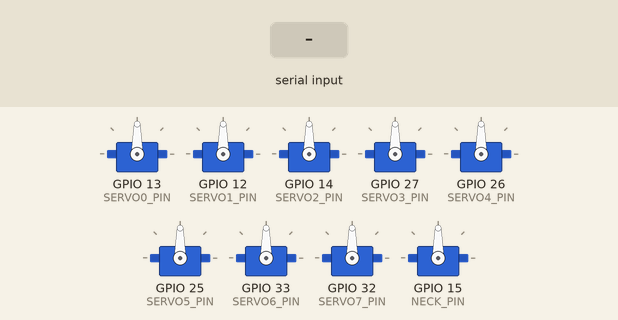
Recording of a sketch running on a simulated ESP32. On the bench: 9 × servo. The test bench sets the inputs (shaded band). Nothing arrives over Bluetooth unless stated; what the sketch prints to the serial monitor is not drawn.

Above: at 1.2 s.
1.3 s: "WALK\n" received over Serial
At 1.45 s:
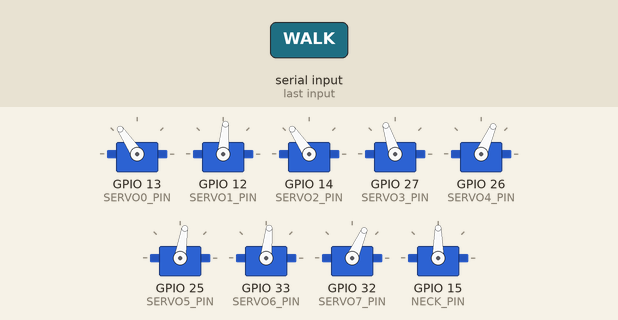
At 2.06 s:
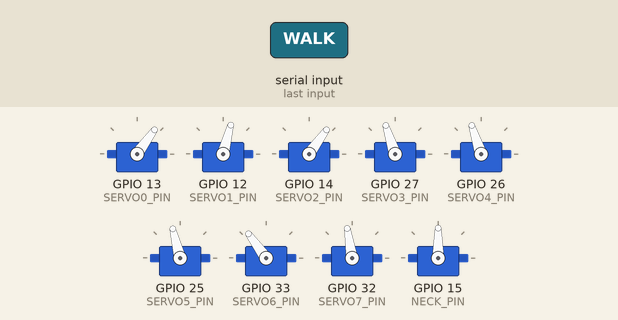
Timing chart, 0 to 29.4 s (numbered marks = the images above; inputs shaded):
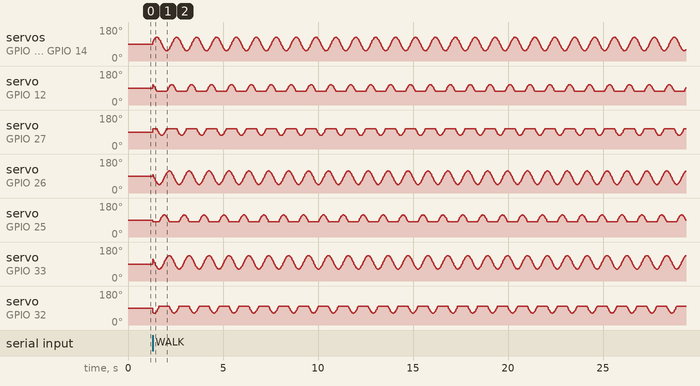

The sketch:

DOG_ESP32_8Servo.ino
```cpp
#include <ESP32Servo.h>
#include <math.h>

#if defined(ESP32)
#include "BluetoothSerial.h"
BluetoothSerial SerialBT;
#endif

// =====================================================
// CONFIGURATION
// =====================================================
#define SERVOMIN     1000
#define SERVOMAX     2000
#define CENTER       1500
#define NUM_SERVOS   8
#define DELAY_TIME   5
#define SPEED_FACTOR 0.5f
#define MAX_STEP     20
#define MOVE_STEPS   40
#define PLOT_MODE    true

// ================= SERVO PINS =================
#define SERVO0_PIN  13
#define SERVO1_PIN  12
#define SERVO2_PIN  14
#define SERVO3_PIN  27
#define SERVO4_PIN  26
#define SERVO5_PIN  25
#define SERVO6_PIN  33
#define SERVO7_PIN  32
#define NECK_PIN    15

// =====================================================
// SERVO OBJECTS
// =====================================================
Servo servos[NUM_SERVOS];
Servo neckServo;

// =====================================================
// GAIT PARAMETERS
// =====================================================
const float FREQUENCY = 0.006f;
const float AMPLITUDE = 200.0f;

const float off_set_walk[NUM_SERVOS] = { 0, -100, 0, 100, -50, -50, 50, 50 };

const float phase[NUM_SERVOS] = {
  PI + PI/8, PI/2 + PI + PI/8,
  PI/8, PI/2 + PI/8,
  -PI/8, PI/2 - PI/8,
  PI - PI/8, PI/2 + PI - PI/8
};

unsigned long currentMillis = 0;
unsigned long oldMillis = 0;
unsigned long innerTime = 0;

// =====================================================
// GLOBAL STATE
// =====================================================
float currentPos[NUM_SERVOS];
float targetPos[NUM_SERVOS];
float lastPulse[NUM_SERVOS];

enum Mode {
  MODE_IDLE,
  MODE_WALK_FORWARD,
  MODE_WALK_LEFT,
  MODE_WALK_RIGHT,
  MODE_SPOT_LEFT,
  MODE_SPOT_RIGHT
};
Mode currentMode = MODE_IDLE;

// =====================================================
// WRITE SERVO
// =====================================================
void writeServo(int i, float pulse) {
  pulse = constrain(pulse, SERVOMIN, SERVOMAX);
  servos[i].writeMicroseconds((int)pulse);
  lastPulse[i] = pulse;
}

// =====================================================
// INTERPOLATION MOVE
// =====================================================
void moveUntilReachedAll() {
  float startPos[NUM_SERVOS];
  for (int i = 0; i < NUM_SERVOS; i++)
    startPos[i] = currentPos[i];

  for (int step = 1; step <= MOVE_STEPS; step++) {
    float t = (float)step / MOVE_STEPS;

    for (int i = 0; i < NUM_SERVOS; i++) {
      currentPos[i] = startPos[i] + t * (targetPos[i] - startPos[i]);
      writeServo(i, currentPos[i]);
    }
    delay(DELAY_TIME);
  }

  for (int i = 0; i < NUM_SERVOS; i++) {
    currentPos[i] = targetPos[i];
    writeServo(i, currentPos[i]);
  }
}

// =====================================================
// IDLE UPDATE
// =====================================================
void updateAllServos() {
  for (int i = 0; i < NUM_SERVOS; i++) {
    float diff = targetPos[i] - currentPos[i];
    if (fabs(diff) > 1) {
      currentPos[i] += constrain(diff * SPEED_FACTOR, -MAX_STEP, MAX_STEP);
      writeServo(i, currentPos[i]);
    }
  }
  delay(DELAY_TIME);
}

// =====================================================
// WALK ENGINE
// =====================================================
void runWalkSequence(const float ampScale[NUM_SERVOS]) {
  oldMillis = currentMillis;
  currentMillis = millis();
  innerTime += currentMillis - oldMillis;

  float t = FREQUENCY * innerTime;

  for (int s = 0; s < NUM_SERVOS; s += 2) {
    float pulse = CENTER + off_set_walk[s]
      + ampScale[s] * AMPLITUDE * cos(t + phase[s]);
    writeServo(s, pulse);
  }

  for (int s = 1; s < NUM_SERVOS; s += 2) {
    float c = max(0.0f, cos(t + phase[s]));
    float pulse = CENTER + off_set_walk[s]
      + ampScale[s] * AMPLITUDE * c;
    writeServo(s, pulse);
  }

  delay(DELAY_TIME);
}

void runWalkForward() {
  static const float a[NUM_SERVOS] =
  { 1,1,-1,-1,1,1,-1,-1 };
  runWalkSequence(a);
}

// =====================================================
// SETUP
// =====================================================
void setup() {
  Serial.begin(115200);

#if defined(ESP32)
  SerialBT.begin("ESP32_RobotDog");
#endif

  // Attach servos
  int pins[NUM_SERVOS] = {
    SERVO0_PIN, SERVO1_PIN, SERVO2_PIN, SERVO3_PIN,
    SERVO4_PIN, SERVO5_PIN, SERVO6_PIN, SERVO7_PIN
  };

  for (int i = 0; i < NUM_SERVOS; i++) {
    servos[i].setPeriodHertz(50);
    servos[i].attach(pins[i], SERVOMIN, SERVOMAX);
    currentPos[i] = CENTER;
    targetPos[i]  = CENTER;
    writeServo(i, CENTER);
  }

  neckServo.setPeriodHertz(50);
  neckServo.attach(NECK_PIN, SERVOMIN, SERVOMAX);
  neckServo.writeMicroseconds(CENTER);

  Serial.println("ESP32 Servo Robot Ready");
}

// =====================================================
// LOOP
// =====================================================
void loop() {

  if (Serial.available()) {
    String cmd = Serial.readStringUntil('\n');
    cmd.trim();
    cmd.toUpperCase();

    if (cmd == "WALK") currentMode = MODE_WALK_FORWARD;
    else if (cmd == "STOP") currentMode = MODE_IDLE;
  }

  switch (currentMode) {
    case MODE_WALK_FORWARD: runWalkForward(); break;
    default: updateAllServos(); break;
  }
}
```
